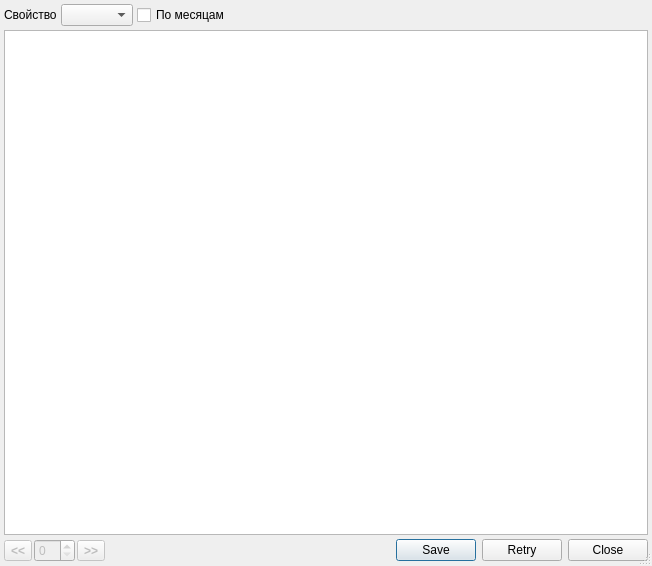
<?xml version="1.0" encoding="UTF-8"?>
<ui version="4.0">
 <class>GraphDialog</class>
 <widget class="QDialog" name="GraphDialog">
  <property name="windowModality">
   <enum>Qt::ApplicationModal</enum>
  </property>
  <property name="geometry">
   <rect>
    <x>0</x>
    <y>0</y>
    <width>652</width>
    <height>566</height>
   </rect>
  </property>
  <property name="windowTitle">
   <string>График</string>
  </property>
  <property name="sizeGripEnabled">
   <bool>true</bool>
  </property>
  <layout class="QGridLayout" name="gridLayout">
   <property name="margin">
    <number>4</number>
   </property>
   <property name="spacing">
    <number>4</number>
   </property>
   <item row="2" column="0">
    <widget class="QWidget" name="grpPager" native="true">
     <property name="enabled">
      <bool>false</bool>
     </property>
     <layout class="QHBoxLayout" name="horizontalLayout">
      <property name="spacing">
       <number>2</number>
      </property>
      <property name="margin">
       <number>0</number>
      </property>
      <item>
       <widget class="QToolButton" name="btnFirstPage">
        <property name="font">
         <font>
          <weight>75</weight>
          <bold>true</bold>
         </font>
        </property>
        <property name="text">
         <string>&lt;&lt;</string>
        </property>
       </widget>
      </item>
      <item>
       <widget class="QSpinBox" name="edtPageNum">
        <property name="sizePolicy">
         <sizepolicy hsizetype="Preferred" vsizetype="Fixed">
          <horstretch>0</horstretch>
          <verstretch>0</verstretch>
         </sizepolicy>
        </property>
       </widget>
      </item>
      <item>
       <widget class="QToolButton" name="btnLastPage">
        <property name="font">
         <font>
          <weight>75</weight>
          <bold>true</bold>
         </font>
        </property>
        <property name="text">
         <string>&gt;&gt;</string>
        </property>
       </widget>
      </item>
     </layout>
    </widget>
   </item>
   <item row="0" column="3">
    <widget class="QCheckBox" name="chkMonth">
     <property name="text">
      <string>По месяцам</string>
     </property>
    </widget>
   </item>
   <item row="0" column="5">
    <spacer name="horizontalSpacer">
     <property name="orientation">
      <enum>Qt::Horizontal</enum>
     </property>
     <property name="sizeHint" stdset="0">
      <size>
       <width>40</width>
       <height>20</height>
      </size>
     </property>
    </spacer>
   </item>
   <item row="2" column="1">
    <widget class="QLabel" name="label">
     <property name="toolTip">
      <string>Для сдвига текста используйте клавиши wasd</string>
     </property>
     <property name="text">
      <string/>
     </property>
    </widget>
   </item>
   <item row="1" column="0" colspan="6">
    <widget class="CGraphView" name="graphicsView">
     <property name="alignment">
      <set>Qt::AlignBottom|Qt::AlignLeading|Qt::AlignLeft</set>
     </property>
    </widget>
   </item>
   <item row="0" column="0" colspan="3">
    <layout class="QHBoxLayout" name="horizontalLayout_2">
     <item>
      <widget class="QLabel" name="lblProperty">
       <property name="text">
        <string>Свойство</string>
       </property>
      </widget>
     </item>
     <item>
      <widget class="CPropertyComboBox" name="cmbPropertyType">
       <property name="sizeAdjustPolicy">
        <enum>QComboBox::AdjustToContents</enum>
       </property>
      </widget>
     </item>
    </layout>
   </item>
   <item row="2" column="2" colspan="4">
    <widget class="QDialogButtonBox" name="buttonBox">
     <property name="standardButtons">
      <set>QDialogButtonBox::Close|QDialogButtonBox::Retry|QDialogButtonBox::Save</set>
     </property>
    </widget>
   </item>
   <item row="0" column="4">
    <widget class="QLabel" name="lblCurrentYear">
     <property name="text">
      <string/>
     </property>
    </widget>
   </item>
  </layout>
 </widget>
 <customwidgets>
  <customwidget>
   <class>CGraphView</class>
   <extends>QGraphicsView</extends>
   <header>Registry/GraphView.h</header>
  </customwidget>
  <customwidget>
   <class>CPropertyComboBox</class>
   <extends>QComboBox</extends>
   <header>Events/PropertyComboBox.h</header>
  </customwidget>
 </customwidgets>
 <tabstops>
  <tabstop>cmbPropertyType</tabstop>
  <tabstop>chkMonth</tabstop>
  <tabstop>graphicsView</tabstop>
  <tabstop>btnFirstPage</tabstop>
  <tabstop>edtPageNum</tabstop>
  <tabstop>btnLastPage</tabstop>
 </tabstops>
 <resources/>
 <connections/>
</ui>
